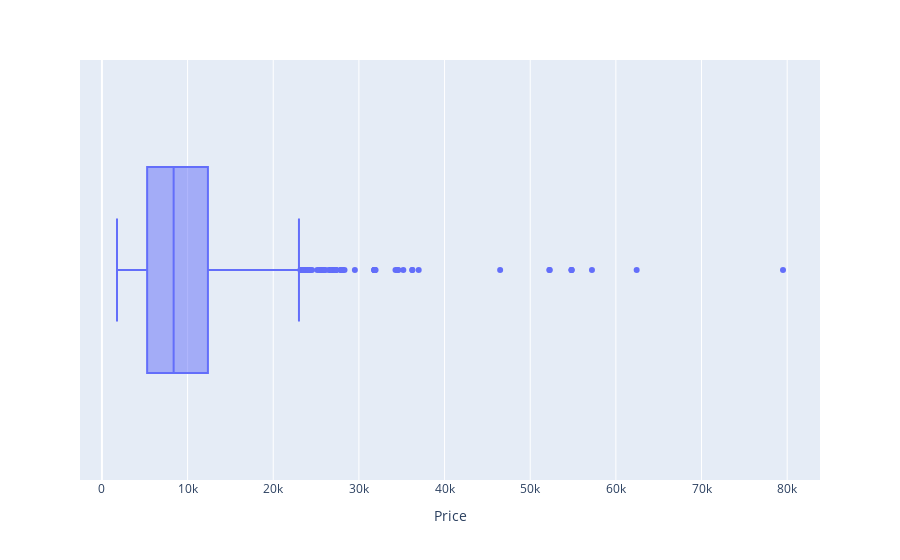

The notebook cell this image was saved under:
### Markdown cell above
### Removing Outliers

### Code cell
px.box(df,x=df['Price'])

### Figure 1 — Plotly figure (JSON) as saved in the notebook; plotly's stock layout.template omitted (floating-point values rounded to 4 significant figures; data arrays with more than 128 entries replaced by an {"elided": "..."} marker saying what was removed)
{"data": [{"alignmentgroup": "True", "hovertemplate": "Price=%{x}<extra></extra>", "legendgroup": "", "marker": {"color": "#636efa"}, "name": "", "notched": false, "offsetgroup": "", "orientation": "h", "showlegend": false, "type": "box", "x": {"elided": "10682 int values"}, "x0": " ", "xaxis": "x", "y0": " ", "yaxis": "y"}], "layout": {"boxmode": "group", "legend": {"tracegroupgap": 0}, "margin": {"t": 60}, "xaxis": {"anchor": "y", "domain": [0, 1], "title": {"text": "Price"}}, "yaxis": {"anchor": "x", "domain": [0, 1]}}}
